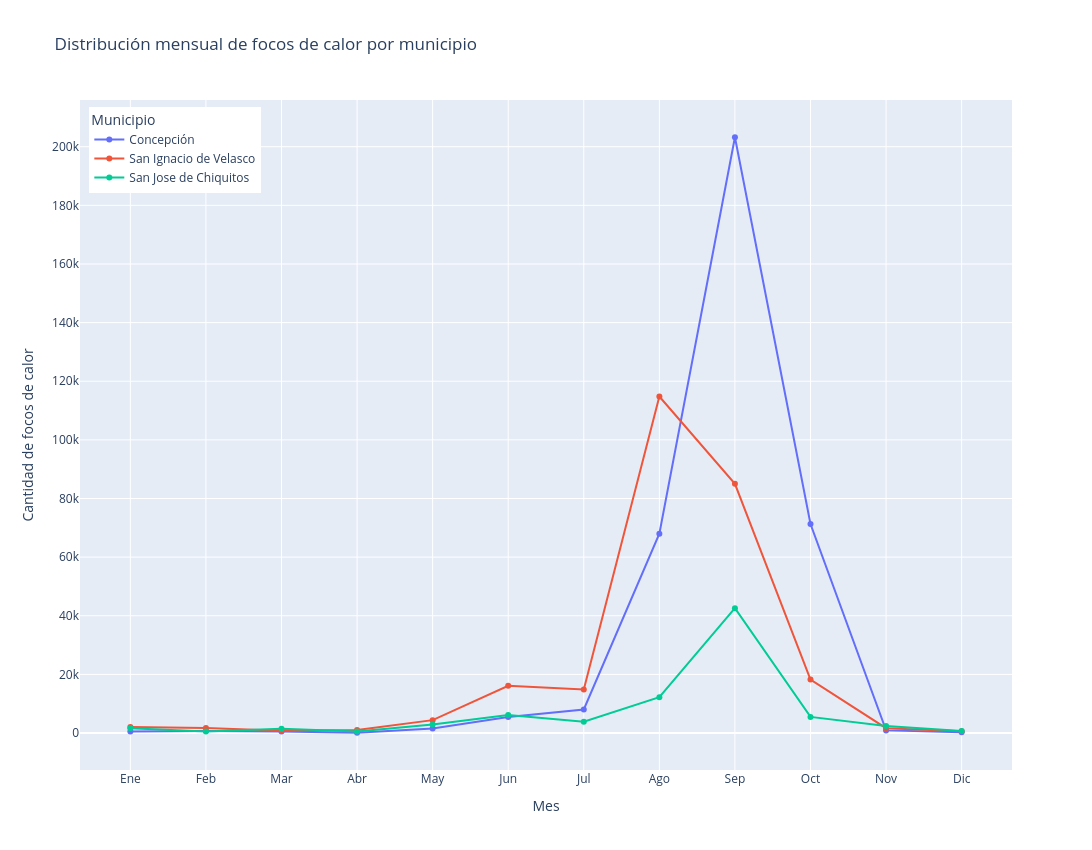

The code cell stored with this chart in its notebook:
### Markdown cell above
##### 3.4.5. Gráfico Comparativo

### Code cell
fig = px.line(
    Fc_x_mes_SC,
    x="Mes",
    y="Cantidad de focos de calor",
    color="Municipio",
    markers=True,
    title="Distribución mensual de focos de calor por municipio"
)

fig.update_layout(
    width=1200,
    height=850,
    xaxis=dict(dtick=1),
    yaxis=dict(
        tickmode="linear",
        tick0=0,
        dtick=20000
    ),
    legend=dict(
        x=0.01,
        y=0.99,
        xanchor="left",
        yanchor="top"
    )
)

fig.show()

### Figure 1 — Plotly figure (JSON) as saved in the notebook; plotly's stock layout.template omitted (floating-point values rounded to 4 significant figures)
{"data": [{"hovertemplate": "Municipio=Concepción<br>Mes=%{x}<br>Cantidad de focos de calor=%{y}<extra></extra>", "legendgroup": "Concepción", "line": {"color": "#636efa", "dash": "solid"}, "marker": {"symbol": "circle"}, "mode": "lines+markers", "name": "Concepción", "orientation": "v", "showlegend": true, "type": "scatter", "x": ["Ene", "Feb", "Mar", "Abr", "May", "Jun", "Jul", "Ago", "Sep", "Oct", "Nov", "Dic"], "xaxis": "x", "y": [511, 720, 496, 101, 1564, 5448, 8039, 68017, 203223, 71300, 907, 296], "yaxis": "y"}, {"hovertemplate": "Municipio=San Ignacio de Velasco<br>Mes=%{x}<br>Cantidad de focos de calor=%{y}<extra></extra>", "legendgroup": "San Ignacio de Velasco", "line": {"color": "#EF553B", "dash": "solid"}, "marker": {"symbol": "circle"}, "mode": "lines+markers", "name": "San Ignacio de Velasco", "orientation": "v", "showlegend": true, "type": "scatter", "x": ["Ene", "Feb", "Mar", "Abr", "May", "Jun", "Jul", "Ago", "Sep", "Oct", "Nov", "Dic"], "xaxis": "x", "y": [2054, 1688, 780, 1046, 4398, 16140, 14837, 114799, 85010, 18258, 1670, 603], "yaxis": "y"}, {"hovertemplate": "Municipio=San Jose de Chiquitos<br>Mes=%{x}<br>Cantidad de focos de calor=%{y}<extra></extra>", "legendgroup": "San Jose de Chiquitos", "line": {"color": "#00cc96", "dash": "solid"}, "marker": {"symbol": "circle"}, "mode": "lines+markers", "name": "San Jose de Chiquitos", "orientation": "v", "showlegend": true, "type": "scatter", "x": ["Ene", "Feb", "Mar", "Abr", "May", "Jun", "Jul", "Ago", "Sep", "Oct", "Nov", "Dic"], "xaxis": "x", "y": [1628, 519, 1487, 570, 2897, 6144, 3831, 12220, 42593, 5515, 2433, 677], "yaxis": "y"}], "layout": {"height": 850, "legend": {"title": {"text": "Municipio"}, "tracegroupgap": 0, "x": 0.01, "xanchor": "left", "y": 0.99, "yanchor": "top"}, "title": {"text": "Distribución mensual de focos de calor por municipio"}, "width": 1200, "xaxis": {"anchor": "y", "domain": [0, 1], "dtick": 1, "title": {"text": "Mes"}}, "yaxis": {"anchor": "x", "domain": [0, 1], "dtick": 20000, "tick0": 0, "tickmode": "linear", "title": {"text": "Cantidad de focos de calor"}}}}
